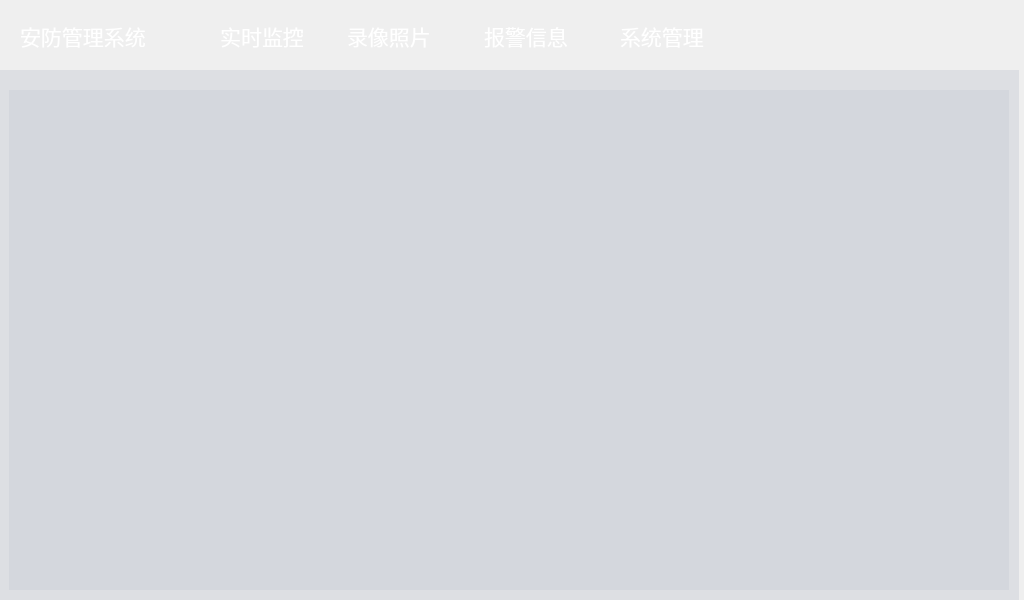
<?xml version="1.0" encoding="UTF-8"?>
<ui version="4.0">
 <class>SystemServer</class>
 <widget class="QMainWindow" name="SystemServer">
  <property name="geometry">
   <rect>
    <x>0</x>
    <y>0</y>
    <width>1024</width>
    <height>600</height>
   </rect>
  </property>
  <property name="windowTitle">
   <string>SystemServer</string>
  </property>
  <property name="styleSheet">
   <string notr="true">#SystemServer{background-image: url(:/new/prefix1/ui_image/menu.jpg);}

QPushButton {
	background-color: #68ACF9;
    color: white;
    padding: 5px;
    border-radius: 15px;
	color: rgba(255, 255,255, 250);background-color: rgba(0, 33, 68,50);
}

QPushButton:hover {
    background-color: #2F42B5;
}

QPushButton:pressed, QPushButton:checked {
    background-color: #2F42B5;
}</string>
  </property>
  <widget class="QWidget" name="centralWidget">
   <widget class="QLabel" name="title_lbl">
    <property name="geometry">
     <rect>
      <x>20</x>
      <y>20</y>
      <width>151</width>
      <height>31</height>
     </rect>
    </property>
    <property name="font">
     <font>
      <pointsize>16</pointsize>
      <weight>50</weight>
      <italic>false</italic>
      <bold>false</bold>
      <underline>false</underline>
      <strikeout>false</strikeout>
     </font>
    </property>
    <property name="styleSheet">
     <string notr="true">color: rgb(255, 255, 255);</string>
    </property>
    <property name="text">
     <string>安防管理系统</string>
    </property>
   </widget>
   <widget class="click_label" name="monitor_lbl">
    <property name="geometry">
     <rect>
      <x>220</x>
      <y>20</y>
      <width>84</width>
      <height>32</height>
     </rect>
    </property>
    <property name="font">
     <font>
      <pointsize>16</pointsize>
     </font>
    </property>
    <property name="styleSheet">
     <string notr="true">color: rgb(255, 255, 255);</string>
    </property>
    <property name="text">
     <string>实时监控</string>
    </property>
    <property name="alignment">
     <set>Qt::AlignCenter</set>
    </property>
    <property name="margin">
     <number>0</number>
    </property>
   </widget>
   <widget class="click_label" name="photo_lbl">
    <property name="geometry">
     <rect>
      <x>347</x>
      <y>20</y>
      <width>84</width>
      <height>32</height>
     </rect>
    </property>
    <property name="font">
     <font>
      <pointsize>16</pointsize>
     </font>
    </property>
    <property name="styleSheet">
     <string notr="true">color: rgb(255, 255, 255);</string>
    </property>
    <property name="text">
     <string>录像照片</string>
    </property>
   </widget>
   <widget class="click_label" name="log_lbl">
    <property name="geometry">
     <rect>
      <x>484</x>
      <y>20</y>
      <width>84</width>
      <height>32</height>
     </rect>
    </property>
    <property name="font">
     <font>
      <pointsize>16</pointsize>
     </font>
    </property>
    <property name="styleSheet">
     <string notr="true">color: rgb(255, 255, 255);</string>
    </property>
    <property name="text">
     <string>报警信息</string>
    </property>
   </widget>
   <widget class="click_label" name="manager_lbl">
    <property name="geometry">
     <rect>
      <x>620</x>
      <y>20</y>
      <width>84</width>
      <height>32</height>
     </rect>
    </property>
    <property name="font">
     <font>
      <pointsize>16</pointsize>
     </font>
    </property>
    <property name="styleSheet">
     <string notr="true">color: rgb(255, 255, 255);</string>
    </property>
    <property name="text">
     <string>系统管理</string>
    </property>
   </widget>
   <widget class="QStackedWidget" name="stackedWidget">
    <property name="geometry">
     <rect>
      <x>-1</x>
      <y>70</y>
      <width>1020</width>
      <height>530</height>
     </rect>
    </property>
    <property name="styleSheet">
     <string notr="true">background-color: rgba(0, 33, 68,10);
</string>
    </property>
    <property name="currentIndex">
     <number>0</number>
    </property>
    <widget class="QWidget" name="monitorAll_widget">
     <widget class="click_label" name="monitor_1">
      <property name="geometry">
       <rect>
        <x>10</x>
        <y>20</y>
        <width>500</width>
        <height>250</height>
       </rect>
      </property>
      <property name="styleSheet">
       <string notr="true">border-image: url(:/new/prefix1/ui_image/menu2.jpg);</string>
      </property>
      <property name="text">
       <string/>
      </property>
     </widget>
     <widget class="click_label" name="monitor_2">
      <property name="geometry">
       <rect>
        <x>510</x>
        <y>20</y>
        <width>500</width>
        <height>250</height>
       </rect>
      </property>
      <property name="styleSheet">
       <string notr="true">border-image: url(:/new/prefix1/ui_image/menu1.jpg);</string>
      </property>
      <property name="text">
       <string/>
      </property>
     </widget>
     <widget class="click_label" name="monitor_4">
      <property name="geometry">
       <rect>
        <x>510</x>
        <y>270</y>
        <width>500</width>
        <height>250</height>
       </rect>
      </property>
      <property name="styleSheet">
       <string notr="true">border-image: url(:/new/prefix1/ui_image/menu2.jpg);</string>
      </property>
      <property name="text">
       <string/>
      </property>
     </widget>
     <widget class="click_label" name="monitor_3">
      <property name="geometry">
       <rect>
        <x>10</x>
        <y>270</y>
        <width>500</width>
        <height>250</height>
       </rect>
      </property>
      <property name="styleSheet">
       <string notr="true">border-image: url(:/new/prefix1/ui_image/menu1.jpg);</string>
      </property>
      <property name="text">
       <string/>
      </property>
     </widget>
    </widget>
    <widget class="QWidget" name="monitorOne_widget">
     <widget class="QPushButton" name="get_photo_bt">
      <property name="geometry">
       <rect>
        <x>710</x>
        <y>310</y>
        <width>101</width>
        <height>61</height>
       </rect>
      </property>
      <property name="focusPolicy">
       <enum>Qt::NoFocus</enum>
      </property>
      <property name="styleSheet">
       <string notr="true">
QPushButton {
	background-color: #68ACF9;
    color: white;
    padding: 5px;
    border-radius: 15px;
	color: rgba(255, 255,255, 250);background-color: rgba(0, 33, 68,50);
}

QPushButton:hover {
    background-color: #2F42B5;
}

QPushButton:pressed, QPushButton:checked {
    background-color: #2F42B5;
}</string>
      </property>
      <property name="text">
       <string>拍照</string>
      </property>
     </widget>
     <widget class="QPushButton" name="auto_model_bt">
      <property name="geometry">
       <rect>
        <x>710</x>
        <y>420</y>
        <width>101</width>
        <height>61</height>
       </rect>
      </property>
      <property name="focusPolicy">
       <enum>Qt::NoFocus</enum>
      </property>
      <property name="styleSheet">
       <string notr="true">
QPushButton {
	background-color: #68ACF9;
    color: white;
    padding: 5px;
    border-radius: 15px;
	color: rgba(255, 255,255, 250);background-color: rgba(0, 33, 68,50);
}

QPushButton:hover {
    background-color: #2F42B5;
}

QPushButton:pressed, QPushButton:checked {
    background-color: #2F42B5;
}</string>
      </property>
      <property name="text">
       <string>自动模式</string>
      </property>
     </widget>
     <widget class="QPushButton" name="backToMonitorAll_btn">
      <property name="geometry">
       <rect>
        <x>890</x>
        <y>420</y>
        <width>101</width>
        <height>61</height>
       </rect>
      </property>
      <property name="focusPolicy">
       <enum>Qt::NoFocus</enum>
      </property>
      <property name="styleSheet">
       <string notr="true">
QPushButton {
	background-color: #68ACF9;
    color: white;
    padding: 5px;
    border-radius: 15px;
	color: rgba(255, 255,255, 250);background-color: rgba(0, 33, 68,50);
}

QPushButton:hover {
    background-color: #2F42B5;
}

QPushButton:pressed, QPushButton:checked {
    background-color: #2F42B5;
}</string>
      </property>
      <property name="text">
       <string>返回全监</string>
      </property>
     </widget>
     <widget class="QPushButton" name="get_video_bt">
      <property name="geometry">
       <rect>
        <x>890</x>
        <y>310</y>
        <width>101</width>
        <height>61</height>
       </rect>
      </property>
      <property name="focusPolicy">
       <enum>Qt::NoFocus</enum>
      </property>
      <property name="styleSheet">
       <string notr="true">
QPushButton {
	background-color: #68ACF9;
    color: white;
    padding: 5px;
    border-radius: 15px;
	color: rgba(255, 255,255, 250);background-color: rgba(0, 33, 68,50);
}

QPushButton:hover {
    background-color: #2F42B5;
}

QPushButton:pressed, QPushButton:checked {
    background-color: #2F42B5;
}</string>
      </property>
      <property name="text">
       <string>录像</string>
      </property>
     </widget>
     <widget class="QPushButton" name="turn_left_bt">
      <property name="geometry">
       <rect>
        <x>710</x>
        <y>90</y>
        <width>81</width>
        <height>81</height>
       </rect>
      </property>
      <property name="focusPolicy">
       <enum>Qt::NoFocus</enum>
      </property>
      <property name="styleSheet">
       <string notr="true">border-image: url(:/new/prefix1/ui_image/left.png);
</string>
      </property>
      <property name="text">
       <string/>
      </property>
      <property name="autoRepeat">
       <bool>true</bool>
      </property>
      <property name="autoRepeatDelay">
       <number>30</number>
      </property>
      <property name="autoRepeatInterval">
       <number>30</number>
      </property>
     </widget>
     <widget class="QPushButton" name="turn_down_bt">
      <property name="geometry">
       <rect>
        <x>810</x>
        <y>180</y>
        <width>81</width>
        <height>81</height>
       </rect>
      </property>
      <property name="focusPolicy">
       <enum>Qt::NoFocus</enum>
      </property>
      <property name="styleSheet">
       <string notr="true">border-image: url(:/new/prefix1/ui_image/down.png);
</string>
      </property>
      <property name="text">
       <string/>
      </property>
      <property name="autoRepeat">
       <bool>true</bool>
      </property>
      <property name="autoRepeatDelay">
       <number>30</number>
      </property>
      <property name="autoRepeatInterval">
       <number>30</number>
      </property>
     </widget>
     <widget class="QPushButton" name="turn_right_bt">
      <property name="geometry">
       <rect>
        <x>910</x>
        <y>90</y>
        <width>81</width>
        <height>81</height>
       </rect>
      </property>
      <property name="focusPolicy">
       <enum>Qt::NoFocus</enum>
      </property>
      <property name="styleSheet">
       <string notr="true">border-image: url(:/new/prefix1/ui_image/right.png);

</string>
      </property>
      <property name="text">
       <string/>
      </property>
      <property name="autoRepeat">
       <bool>true</bool>
      </property>
      <property name="autoRepeatDelay">
       <number>30</number>
      </property>
      <property name="autoRepeatInterval">
       <number>30</number>
      </property>
     </widget>
     <widget class="QPushButton" name="turn_up_bt">
      <property name="geometry">
       <rect>
        <x>810</x>
        <y>0</y>
        <width>81</width>
        <height>81</height>
       </rect>
      </property>
      <property name="focusPolicy">
       <enum>Qt::NoFocus</enum>
      </property>
      <property name="styleSheet">
       <string notr="true">border-image: url(:/new/prefix1/ui_image/up.png);
</string>
      </property>
      <property name="text">
       <string/>
      </property>
      <property name="autoRepeat">
       <bool>true</bool>
      </property>
      <property name="autoRepeatDelay">
       <number>30</number>
      </property>
      <property name="autoRepeatInterval">
       <number>30</number>
      </property>
     </widget>
     <widget class="QPushButton" name="turn_reset_bt">
      <property name="geometry">
       <rect>
        <x>820</x>
        <y>100</y>
        <width>61</width>
        <height>61</height>
       </rect>
      </property>
      <property name="focusPolicy">
       <enum>Qt::NoFocus</enum>
      </property>
      <property name="styleSheet">
       <string notr="true">border-image: url(:/new/prefix1/ui_image/reset.png);
</string>
      </property>
      <property name="text">
       <string/>
      </property>
     </widget>
     <widget class="QLabel" name="video_lbl">
      <property name="geometry">
       <rect>
        <x>10</x>
        <y>10</y>
        <width>640</width>
        <height>480</height>
       </rect>
      </property>
      <property name="styleSheet">
       <string notr="true">background-color: rgba(0, 33, 68,150);
</string>
      </property>
      <property name="text">
       <string/>
      </property>
     </widget>
    </widget>
    <widget class="QWidget" name="photo_widget">
     <property name="styleSheet">
      <string notr="true">background-color: rgba(0, 33, 68,200);</string>
     </property>
     <widget class="QPushButton" name="previous_btn">
      <property name="geometry">
       <rect>
        <x>210</x>
        <y>490</y>
        <width>99</width>
        <height>33</height>
       </rect>
      </property>
      <property name="focusPolicy">
       <enum>Qt::NoFocus</enum>
      </property>
      <property name="styleSheet">
       <string notr="true">QPushButton {
	background-color: #68ACF9;
    color: white;
    padding: 5px;
    border-radius: 15px;
	color: rgba(255, 255,255, 250);background-color: rgba(0, 33, 68,50);
}

QPushButton:hover {
    background-color: #2F42B5;
}

QPushButton:pressed, QPushButton:checked {
    background-color: #2F42B5;
}</string>
      </property>
      <property name="text">
       <string>上一页</string>
      </property>
     </widget>
     <widget class="QPushButton" name="next_btn">
      <property name="geometry">
       <rect>
        <x>320</x>
        <y>490</y>
        <width>99</width>
        <height>33</height>
       </rect>
      </property>
      <property name="focusPolicy">
       <enum>Qt::NoFocus</enum>
      </property>
      <property name="styleSheet">
       <string notr="true">QPushButton {
	background-color: #68ACF9;
    color: white;
    padding: 5px;
    border-radius: 15px;
	color: rgba(255, 255,255, 250);background-color: rgba(0, 33, 68,50);
}

QPushButton:hover {
    background-color: #2F42B5;
}

QPushButton:pressed, QPushButton:checked {
    background-color: #2F42B5;
}</string>
      </property>
      <property name="text">
       <string>下一页</string>
      </property>
     </widget>
     <widget class="QPushButton" name="search_btn">
      <property name="geometry">
       <rect>
        <x>910</x>
        <y>490</y>
        <width>99</width>
        <height>33</height>
       </rect>
      </property>
      <property name="focusPolicy">
       <enum>Qt::NoFocus</enum>
      </property>
      <property name="styleSheet">
       <string notr="true">QPushButton {
	background-color: #68ACF9;
    color: white;
    padding: 5px;
    border-radius: 15px;
	color: rgba(255, 255,255, 250);background-color: rgba(0, 33, 68,50);
}

QPushButton:hover {
    background-color: #2F42B5;
}

QPushButton:pressed, QPushButton:checked {
    background-color: #2F42B5;
}</string>
      </property>
      <property name="text">
       <string> 搜索</string>
      </property>
     </widget>
     <widget class="QWidget" name="widget" native="true">
      <property name="geometry">
       <rect>
        <x>10</x>
        <y>0</y>
        <width>190</width>
        <height>531</height>
       </rect>
      </property>
      <property name="styleSheet">
       <string notr="true">background-color: rgba(0, 33, 68,10);</string>
      </property>
      <widget class="QPushButton" name="video_btn">
       <property name="geometry">
        <rect>
         <x>10</x>
         <y>10</y>
         <width>171</width>
         <height>41</height>
        </rect>
       </property>
       <property name="focusPolicy">
        <enum>Qt::NoFocus</enum>
       </property>
       <property name="styleSheet">
        <string notr="true">QPushButton {
	background-color: #68ACF9;
    color: white;
    padding: 5px;
    border-radius: 15px;
	color: rgba(255, 255,255, 250);background-color: rgba(0, 33, 68,50);
}

QPushButton:hover {
    background-color: #2F42B5;
}

QPushButton:pressed, QPushButton:checked {
    background-color: #2F42B5;
}</string>
       </property>
       <property name="text">
        <string>录像</string>
       </property>
      </widget>
      <widget class="QPushButton" name="photo_btn">
       <property name="geometry">
        <rect>
         <x>10</x>
         <y>60</y>
         <width>171</width>
         <height>41</height>
        </rect>
       </property>
       <property name="focusPolicy">
        <enum>Qt::NoFocus</enum>
       </property>
       <property name="styleSheet">
        <string notr="true">QPushButton {
	background-color: #68ACF9;
    color: white;
    padding: 5px;
    border-radius: 15px;
	color: rgba(255, 255,255, 250);background-color: rgba(0, 33, 68,50);
}

QPushButton:hover {
    background-color: #2F42B5;
}

QPushButton:pressed, QPushButton:checked {
    background-color: #2F42B5;
}</string>
       </property>
       <property name="text">
        <string>图片</string>
       </property>
      </widget>
      <widget class="QPushButton" name="search_btn_2">
       <property name="geometry">
        <rect>
         <x>10</x>
         <y>110</y>
         <width>171</width>
         <height>41</height>
        </rect>
       </property>
       <property name="focusPolicy">
        <enum>Qt::NoFocus</enum>
       </property>
       <property name="styleSheet">
        <string notr="true">QPushButton {
	background-color: #68ACF9;
    color: white;
    padding: 5px;
    border-radius: 15px;
	color: rgba(255, 255,255, 250);background-color: rgba(0, 33, 68,50);
}

QPushButton:hover {
    background-color: #2F42B5;
}

QPushButton:pressed, QPushButton:checked {
    background-color: #2F42B5;
}</string>
       </property>
       <property name="text">
        <string>搜索</string>
       </property>
      </widget>
     </widget>
     <widget class="QListWidget" name="vidWidget">
      <property name="geometry">
       <rect>
        <x>200</x>
        <y>0</y>
        <width>820</width>
        <height>480</height>
       </rect>
      </property>
      <property name="styleSheet">
       <string notr="true">background-color: rgba(0, 33, 68,10);</string>
      </property>
      <property name="frameShape">
       <enum>QFrame::NoFrame</enum>
      </property>
     </widget>
     <widget class="QListWidget" name="picWidget">
      <property name="geometry">
       <rect>
        <x>200</x>
        <y>0</y>
        <width>820</width>
        <height>480</height>
       </rect>
      </property>
      <property name="styleSheet">
       <string notr="true">background-color: rgba(0, 33, 68,10);</string>
      </property>
      <property name="frameShape">
       <enum>QFrame::NoFrame</enum>
      </property>
     </widget>
     <widget class="QPushButton" name="del_btn">
      <property name="geometry">
       <rect>
        <x>430</x>
        <y>490</y>
        <width>99</width>
        <height>33</height>
       </rect>
      </property>
      <property name="focusPolicy">
       <enum>Qt::NoFocus</enum>
      </property>
      <property name="styleSheet">
       <string notr="true">QPushButton {
	background-color: #68ACF9;
    color: white;
    padding: 5px;
    border-radius: 15px;
	color: rgba(255, 255,255, 250);background-color: rgba(0, 33, 68,50);
}

QPushButton:hover {
    background-color: #2F42B5;
}

QPushButton:pressed, QPushButton:checked {
    background-color: #2F42B5;
}</string>
      </property>
      <property name="text">
       <string>删除</string>
      </property>
     </widget>
     <widget class="QPushButton" name="rename_btn">
      <property name="geometry">
       <rect>
        <x>670</x>
        <y>490</y>
        <width>99</width>
        <height>33</height>
       </rect>
      </property>
      <property name="focusPolicy">
       <enum>Qt::NoFocus</enum>
      </property>
      <property name="styleSheet">
       <string notr="true">QPushButton {
	background-color: #68ACF9;
    color: white;
    padding: 5px;
    border-radius: 15px;
	color: rgba(255, 255,255, 250);background-color: rgba(0, 33, 68,50);
}

QPushButton:hover {
    background-color: #2F42B5;
}

QPushButton:pressed, QPushButton:checked {
    background-color: #2F42B5;
}</string>
      </property>
      <property name="text">
       <string>重命名</string>
      </property>
     </widget>
     <widget class="QLineEdit" name="rename_edt">
      <property name="geometry">
       <rect>
        <x>550</x>
        <y>490</y>
        <width>113</width>
        <height>33</height>
       </rect>
      </property>
      <property name="focusPolicy">
       <enum>Qt::NoFocus</enum>
      </property>
      <property name="styleSheet">
       <string notr="true">color: rgb(255, 255, 255);
border:0px;</string>
      </property>
      <property name="frame">
       <bool>true</bool>
      </property>
     </widget>
     <widget class="QLineEdit" name="search_edt">
      <property name="geometry">
       <rect>
        <x>790</x>
        <y>490</y>
        <width>113</width>
        <height>33</height>
       </rect>
      </property>
      <property name="focusPolicy">
       <enum>Qt::NoFocus</enum>
      </property>
      <property name="styleSheet">
       <string notr="true">color: rgb(255, 255, 255);
border:0px;</string>
      </property>
     </widget>
    </widget>
    <widget class="QWidget" name="log_widget"/>
    <widget class="QWidget" name="manager_widget"/>
   </widget>
  </widget>
 </widget>
 <layoutdefault spacing="6" margin="11"/>
 <customwidgets>
  <customwidget>
   <class>click_label</class>
   <extends>QLabel</extends>
   <header location="global">click_label.h</header>
   <slots>
    <signal>hover()</signal>
    <signal>clicked()</signal>
    <signal>leave()</signal>
    <signal>doubleclicked()</signal>
   </slots>
  </customwidget>
 </customwidgets>
 <resources/>
 <connections/>
</ui>
